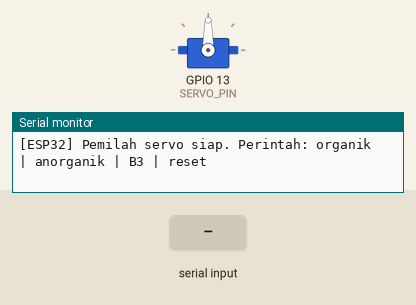
Simulated run of this sketch. Board: ESP32. Parts: servo, the last lines printed to the serial monitor. The inputs (shaded band) are chosen by the test bench.

Above: at 1.5 s.
1.6 s: "organik\n" received over Serial
At 2.2 s:
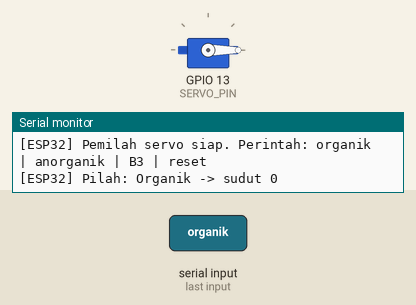
4.6 s: "b3\n" received over Serial
At 5.7 s:
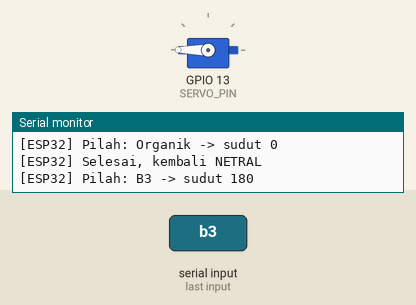
Timing chart, 0 to 7.6 s (numbered marks = the images above; inputs shaded):
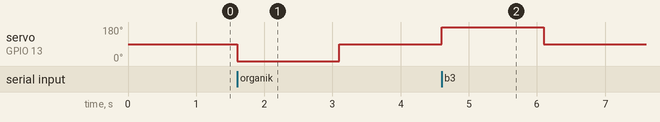

Measured:
- after the input at 1.6 s, servo on GPIO 13 (SERVO_PIN): 90° → 0° at once, → 90° 1.5 s later
- after the input at 4.6 s, servo on GPIO 13 (SERVO_PIN): 90° → 180° at once, → 90° 1.5 s later

The sketch:

waste_sorter_servo.ino
```cpp
/* ============================================================
   SmartBin — Pemilah Sampah (ESP32 + 1 Servo 20kg, 3 posisi)
   ------------------------------------------------------------
   Cara kerja:
     Raspi (main.py)  --USB serial-->  ESP32 (sketch ini)
     main.py mengirim teks: "organik\n" / "anorganik\n" / "B3\n" / "reset\n"
     ESP32 baca -> putar servo ke sudut kategori -> tunggu sampah
     jatuh -> balik ke posisi NETRAL.

   Servo: high-torque 20kg (DS3218 / MG996R-class), kontrol PWM standar.

   >>> PENTING soal DAYA <<<
   Servo 20kg menarik arus besar (bisa >1A saat bergerak/menahan).
   JANGAN ambil daya dari pin 5V ESP32 — ESP32 bisa nge-reset/brownout.
   Pakai catu daya terpisah 5–6V (mis. UBEC/adaptor 5V 3A):
     - Servo VCC (merah)  -> + catu daya 5–6V
     - Servo GND (coklat) -> - catu daya  DAN  GND ESP32 (GND HARUS digabung!)
     - Servo sinyal (oranye/kuning) -> GPIO 13 ESP32

   Library: pasang "ESP32Servo" via Arduino Library Manager.
   Baud   : 115200 (samakan dengan SERIAL_BAUD di main.py).
   ============================================================ */

#include <ESP32Servo.h>

// ---------- KONFIGURASI ----------
const int SERVO_PIN = 13;     // GPIO sinyal servo

// Sudut tiap kategori (sesuaikan dgn mekanik corong/flap kamu)
const int SUDUT_NETRAL    = 90;   // posisi diam (corong di tengah)
const int SUDUT_ORGANIK   = 0;    // miring ke laci Organik
const int SUDUT_ANORGANIK = 90;   // tengah/laci Anorganik  (ubah jika perlu)
const int SUDUT_B3        = 180;  // miring ke laci B3

const int WAKTU_JATUH_MS  = 1500; // tunggu sampah meluncur sebelum balik netral
// ---------------------------------

Servo servo;

void gerakKe(int sudut) {
  servo.write(sudut);
}

void pilah(const String& kategori, int sudut) {
  Serial.print("[ESP32] Pilah: ");
  Serial.print(kategori);
  Serial.print(" -> sudut ");
  Serial.println(sudut);

  gerakKe(sudut);            // buka ke kategori
  delay(WAKTU_JATUH_MS);     // tunggu sampah jatuh
  gerakKe(SUDUT_NETRAL);     // balik ke posisi netral
  Serial.println("[ESP32] Selesai, kembali NETRAL");
}

void setup() {
  Serial.begin(115200);
  delay(300);

  // Rentang pulsa lebar supaya servo besar bisa capai 0–180 penuh
  servo.setPeriodHertz(50);            // 50 Hz standar servo
  servo.attach(SERVO_PIN, 500, 2500);  // min/max pulse (us)

  gerakKe(SUDUT_NETRAL);
  Serial.println("[ESP32] Pemilah servo siap. Perintah: organik | anorganik | B3 | reset");
}

void loop() {
  if (Serial.available() > 0) {
    String cmd = Serial.readStringUntil('\n');
    cmd.trim();
    cmd.toLowerCase();   // samakan: "B3" -> "b3"

    if (cmd == "organik") {
      pilah("Organik", SUDUT_ORGANIK);
    } else if (cmd == "anorganik") {
      pilah("Anorganik", SUDUT_ANORGANIK);
    } else if (cmd == "b3") {
      pilah("B3", SUDUT_B3);
    } else if (cmd == "reset") {
      gerakKe(SUDUT_NETRAL);
      Serial.println("[ESP32] Reset -> NETRAL");
    } else if (cmd.length() > 0) {
      Serial.print("[ESP32] Perintah tidak dikenal: ");
      Serial.println(cmd);
    }
  }
}
```
